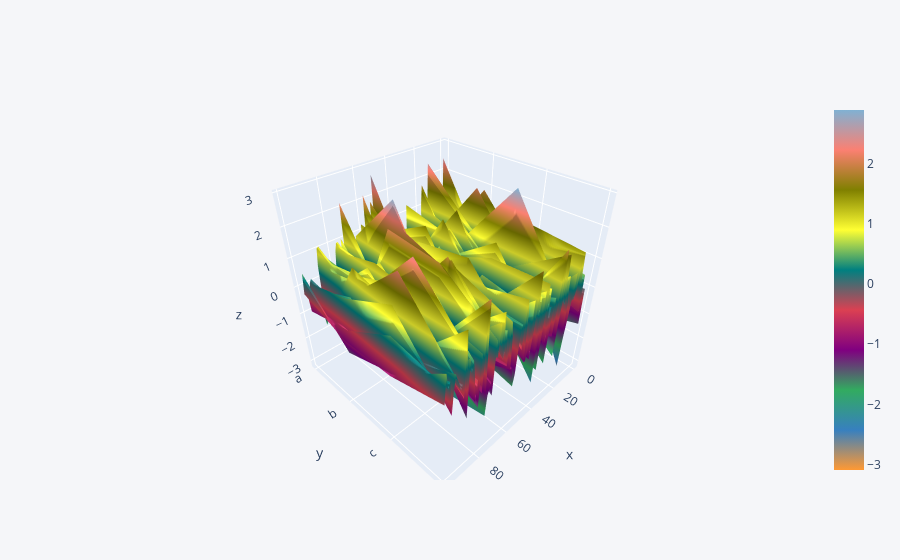

Notebook cell for this chart:
### Code cell
dataframe.iplot(kind='surface')

### Figure 1 — Plotly figure (JSON) as saved in the notebook; plotly's stock layout.template omitted (floating-point values rounded to 4 significant figures; data arrays with more than 128 entries replaced by an {"elided": "..."} marker saying what was removed)
{"data": [{"colorscale": [[0, "rgb(255, 153, 51)"], [0.1111, "rgb(55, 128, 191)"], [0.2222, "rgb(50, 171, 96)"], [0.3333, "rgb(128, 0, 128)"], [0.4444, "rgb(219, 64, 82)"], [0.5556, "rgb(0, 128, 128)"], [0.6667, "rgb(255, 255, 51)"], [0.7778, "rgb(128, 128, 0)"], [0.8889, "rgb(251, 128, 114)"], [1, "rgb(128, 177, 211)"]], "type": "surface", "x": [0, 1, 2, 3, 4, 5, 6, 7, 8, 9, 10, 11, 12, 13, 14, 15, 16, 17, 18, 19, 20, 21, 22, 23, 24, 25, 26, 27, 28, 29, 30, 31, 32, 33, 34, 35, 36, 37, 38, 39, 40, 41, 42, 43, 44, 45, 46, 47, 48, 49, 50, 51, 52, 53, 54, 55, 56, 57, 58, 59, 60, 61, 62, 63, 64, 65, 66, 67, 68, 69, 70, 71, 72, 73, 74, 75, 76, 77, 78, 79, 80, 81, 82, 83, 84, 85, 86, 87, 88, 89, 90, 91, 92, 93, 94, 95, 96, 97, 98, 99], "y": ["a", "b", "c", "d"], "z": {"elided": "4x100 float values"}}], "layout": {"legend": {"bgcolor": "#F5F6F9", "font": {"color": "#4D5663"}}, "paper_bgcolor": "#F5F6F9", "plot_bgcolor": "#F5F6F9", "title": {"font": {"color": "#4D5663"}}, "xaxis": {"gridcolor": "#E1E5ED", "showgrid": true, "tickfont": {"color": "#4D5663"}, "title": {"font": {"color": "#4D5663"}, "text": ""}, "zerolinecolor": "#E1E5ED"}, "yaxis": {"gridcolor": "#E1E5ED", "showgrid": true, "tickfont": {"color": "#4D5663"}, "title": {"font": {"color": "#4D5663"}, "text": ""}, "zerolinecolor": "#E1E5ED"}}}
